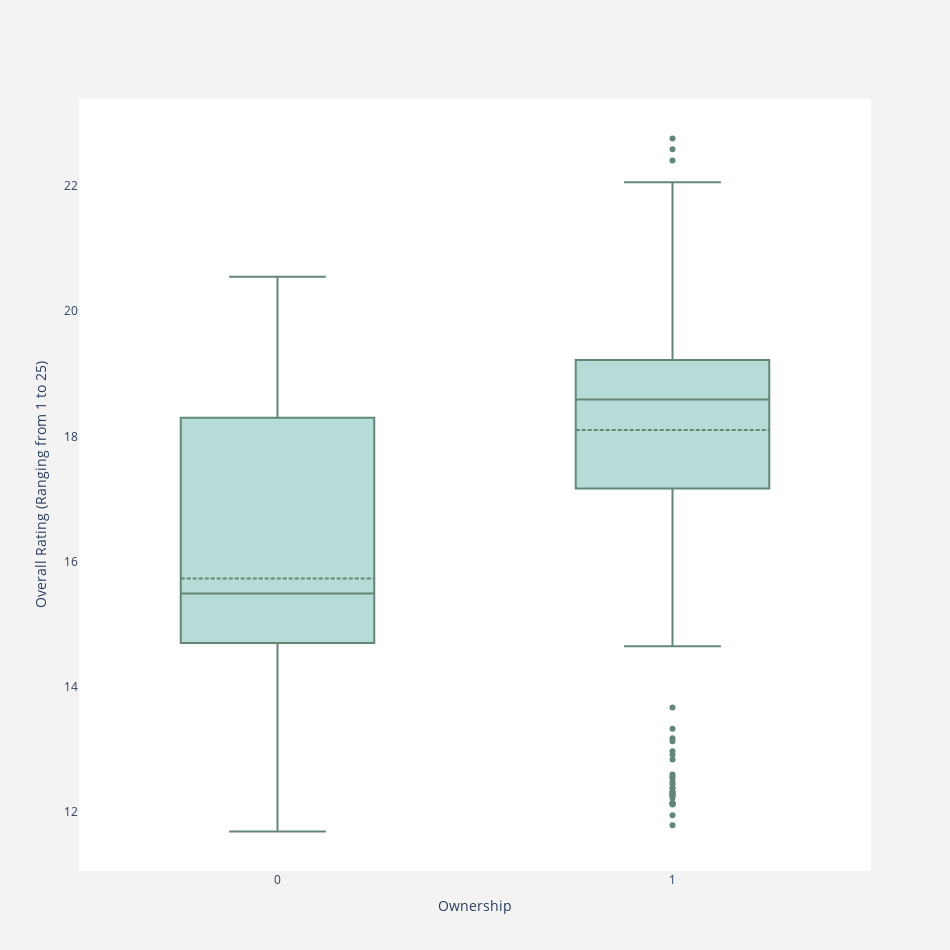

The notebook cell saved with this chart:
### Markdown cell above
## Visualizing the relationship between ownership and overall rating using a line chart

### Code cell
# plotting Average time to close by country using a boxplot

y = df['overall_rating']
config = {'displaylogo': False, 'displayModeBar': False}
fig = go.Figure()
fig.add_trace(go.Box(
    x=df['owned'],
    y=y,line=dict(color='#638677'), fillcolor= "#b6dcd7",boxmean = True 
))
fig.update_layout(
    yaxis=dict(title='Overall Rating (Ranging from 1 to 25)', zeroline=True),
    xaxis=dict(title='Ownership', zeroline=True),
    boxmode='group',
    width =  950,
    height = 950,
    margin_pad = 1,
    hoverlabel_align="left",
	paper_bgcolor='rgb(243, 243, 243)',
    plot_bgcolor='white',
    hoverlabel=dict(
        bgcolor = "white",
        font = dict(
            color = "Dark Grey",
            family = "Courier New",
            )    
    )

    
    
)
fig.update_traces(orientation='v')
fig.show(config=config)

### Figure 1 — Plotly figure (JSON) as saved in the notebook; plotly's stock layout.template omitted (floating-point values rounded to 4 significant figures; data arrays with more than 128 entries replaced by an {"elided": "..."} marker saying what was removed)
{"data": [{"boxmean": true, "fillcolor": "#b6dcd7", "line": {"color": "#638677"}, "x": {"elided": "1500 int values"}, "y": {"elided": "1500 float values"}, "type": "box", "orientation": "v"}], "layout": {"yaxis": {"title": {"text": "Overall Rating (Ranging from 1 to 25)"}, "zeroline": true}, "xaxis": {"title": {"text": "Ownership"}, "zeroline": true}, "margin": {"pad": 1}, "hoverlabel": {"font": {"color": "Dark Grey", "family": "Courier New"}, "align": "left", "bgcolor": "white"}, "boxmode": "group", "width": 950, "height": 950, "paper_bgcolor": "rgb(243, 243, 243)", "plot_bgcolor": "white"}}
